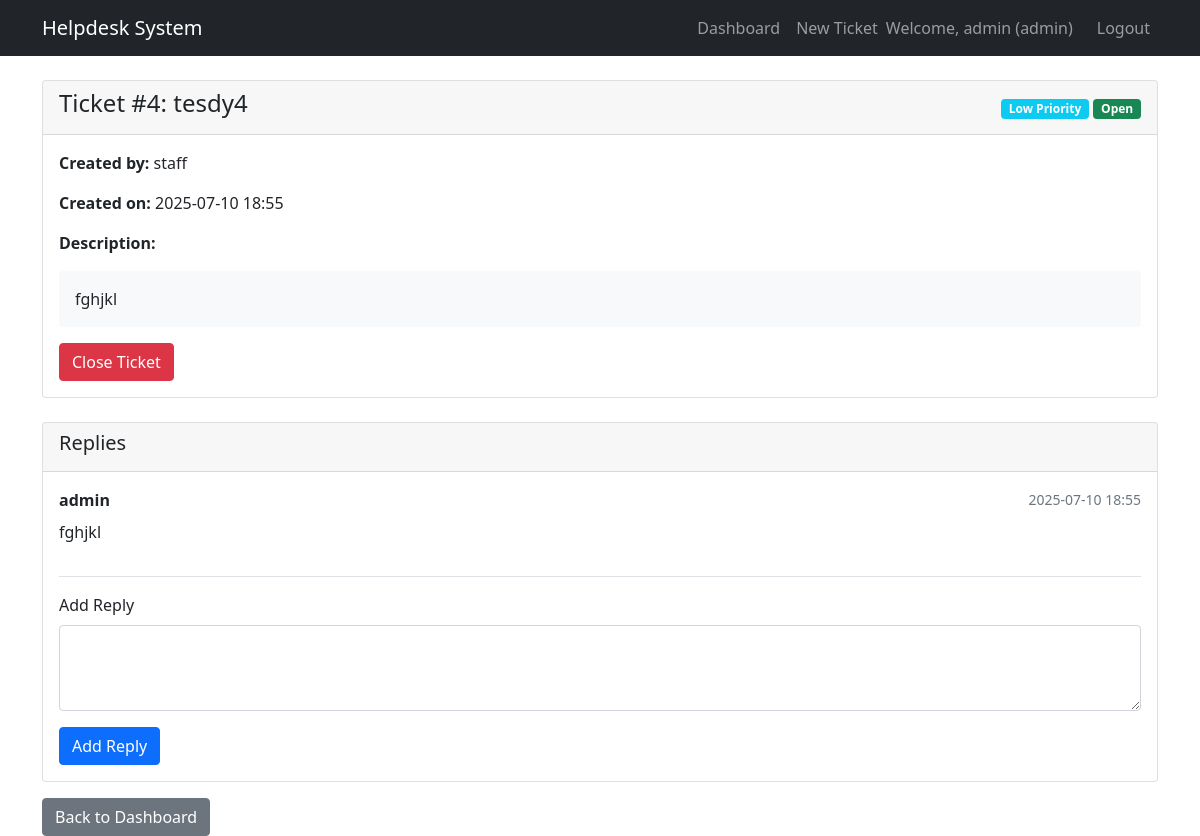
Page /ticket/4 (signed in) on the committed database.
### main.py (models this page shows)
class User(UserMixin, db.Model):
    id = db.Column(db.Integer, primary_key=True)
    username = db.Column(db.String(80), unique=True, nullable=False)
    password_hash = db.Column(db.String(120), nullable=False)
    role = db.Column(db.String(20), nullable=False, default='staff')  # 'admin' or 'staff'
    tickets = db.relationship('Ticket', backref='creator', lazy=True)

class Ticket(db.Model):
    id = db.Column(db.Integer, primary_key=True)
    title = db.Column(db.String(200), nullable=False)
    description = db.Column(db.Text, nullable=False)
    status = db.Column(db.String(20), nullable=False, default='open')  # 'open' or 'closed'
    priority = db.Column(db.String(20), nullable=False, default='medium')  # 'low', 'medium', 'high'
    created_at = db.Column(db.DateTime, nullable=False, default=datetime.utcnow)
    user_id = db.Column(db.Integer, db.ForeignKey('user.id'), nullable=False)
    replies = db.relationship('Reply', backref='ticket', lazy=True, cascade='all, delete-orphan')

class Reply(db.Model):
    id = db.Column(db.Integer, primary_key=True)
    content = db.Column(db.Text, nullable=False)
    created_at = db.Column(db.DateTime, nullable=False, default=datetime.utcnow)
    user_id = db.Column(db.Integer, db.ForeignKey('user.id'), nullable=False)
    ticket_id = db.Column(db.Integer, db.ForeignKey('ticket.id'), nullable=False)
    user = db.relationship('User', backref='replies')

### main.py (the view)
@app.route('/ticket/<int:ticket_id>')
@login_required
def view_ticket(ticket_id):
    ticket = Ticket.query.get_or_404(ticket_id)
    if current_user.role != 'admin' and ticket.user_id != current_user.id:
        flash('You do not have permission to view this ticket.')
        return redirect(url_for('index'))
    replies = Reply.query.filter_by(ticket_id=ticket_id).order_by(Reply.created_at.asc()).all()
    return render_template('view_ticket.html', ticket=ticket, replies=replies)

### main.py (called while the page is built)
@login_manager.user_loader
def load_user(user_id):
    return User.query.get(int(user_id))

### templates/view_ticket.html (shortened to what this page needs)
{% extends "base.html" %}
{% block content %}
<div class="row">
    <div class="col-md-12">
        <div class="card">
            <div class="card-header d-flex justify-content-between align-items-center">
                <h4>Ticket #{{ ticket.id }}: {{ ticket.title }}</h4>
                <div>
                    {% if ticket.priority == 'high' %}
                        <span class="badge bg-danger">High Priority</span>
                    {% elif ticket.priority == 'medium' %}
                        <span class="badge bg-warning">Medium Priority</span>
                    {% else %}
                        <span class="badge bg-info">Low Priority</span>
                    {% endif %}
                    {% if ticket.status == 'open' %}
                        <span class="badge bg-success">Open</span>
                    {% else %}
                        <span class="badge bg-secondary">Closed</span>
                    {% endif %}
                </div>
            </div>
            <div class="card-body">
                <p><strong>Created by:</strong> {{ ticket.creator.username }}</p>
                <p><strong>Created on:</strong> {{ ticket.created_at.strftime('%Y-%m-%d %H:%M') }}</p>
                <p><strong>Description:</strong></p>
                <div class="bg-light p-3 rounded">
                    {{ ticket.description }}
                </div>
                {% if current_user.role == 'admin' and ticket.status == 'open' %}
                <div class="mt-3">
                    <a href="{{ url_for('close_ticket', ticket_id=ticket.id) }}" class="btn btn-danger">Close Ticket</a>
                </div>
                {% endif %}
            </div>
        </div>
        <div class="card mt-4">
            <div class="card-header">
                <h5>Replies</h5>
            </div>
            <div class="card-body">
                {% if replies %}
                    {% for reply in replies %}
                    <div class="border-bottom pb-3 mb-3">
                        <div class="d-flex justify-content-between align-items-center mb-2">
                            <strong>{{ reply.user.username }}</strong>
                            <small class="text-muted">{{ reply.created_at.strftime('%Y-%m-%d %H:%M') }}</small>
                        </div>
                        <p>{{ reply.content }}</p>
                    </div>
                    {% endfor %}
                {% else %}
                    <p class="text-muted">No replies yet.</p>
                {% endif %}
                {% if ticket.status == 'open' %}
                <form method="POST" action="{{ url_for('reply_to_ticket', ticket_id=ticket.id) }}">
                    <div class="mb-3">
                        <label for="content" class="form-label">Add Reply</label>
                        <textarea class="form-control" id="content" name="content" rows="3" required></textarea>
                    </div>
                    <button type="submit" class="btn btn-primary">Add Reply</button>
                </form>
                {% else %}
                    <div class="alert alert-warning">
                        This ticket is closed. No new replies can be added.
                    </div>
                {% endif %}
            </div>
        </div>
        <div class="mt-3">
            <a href="{{ url_for('index') }}" class="btn btn-secondary">Back to Dashboard</a>
        </div>
    </div>
</div>
{% endblock %}

### templates/base.html (shortened to what this page needs)
<!DOCTYPE html>
<html lang="en">
<head>
    <link href="https://cdn.jsdelivr.net/npm/bootstrap@5.1.3/dist/css/bootstrap.min.css" rel="stylesheet">
</head>
<body>
    <nav class="navbar navbar-expand-lg navbar-dark bg-dark">
        <div class="container">
            <a class="navbar-brand" href="{{ url_for('index') }}">Helpdesk System</a>
            {% if current_user.is_authenticated %}
            <div class="navbar-nav ms-auto">
                <a class="nav-link" href="{{ url_for('index') }}">Dashboard</a>
                <a class="nav-link" href="{{ url_for('create_ticket') }}">New Ticket</a>
                <span class="navbar-text me-3">Welcome, {{ current_user.username }} ({{ current_user.role }})</span>
                <a class="nav-link" href="{{ url_for('logout') }}">Logout</a>
            </div>
            {% endif %}
        </div>
    </nav>
    <div class="container mt-4">
        {% block content %}{% endblock %}
    </div>
</body>
</html>

### rows in the picture
User: username "admin", role "admin"
Ticket: id "4", title "tesdy4", created_at "2025-07-10 18:55", description "fghjkl"
User: creator.username "staff"
Reply: user.username "admin", created_at "2025-07-10 18:55", content "fghjkl"
